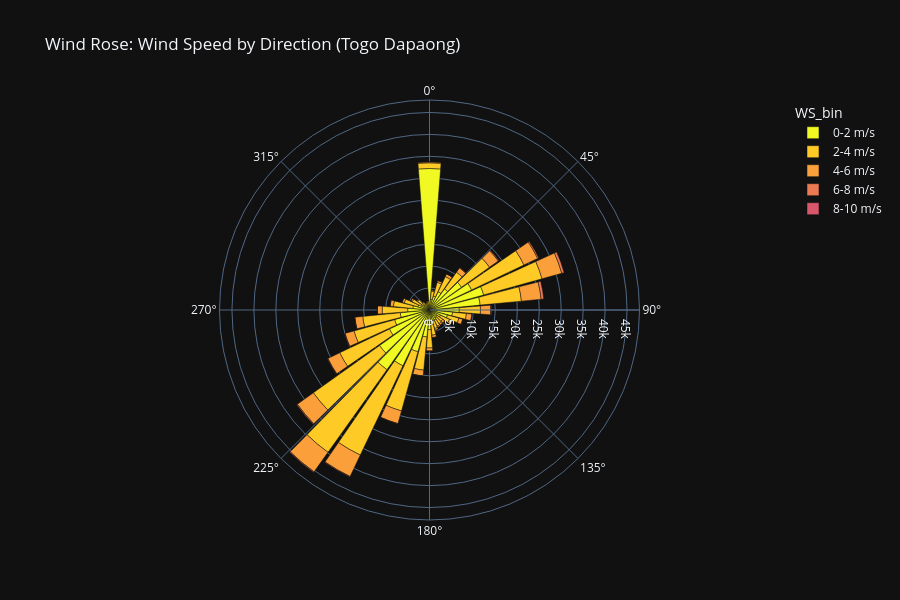

This figure's notebook cell:
### Markdown cell above
### 7. Wind Rose

### Code cell
import plotly.express as px
# Create wind speed bins
bins = [0, 2, 4, 6, 8, 10]
labels = ['0-2 m/s', '2-4 m/s', '4-6 m/s', '6-8 m/s', '8-10 m/s']
df_clean['WS_bin'] = pd.cut(df_clean['WS'], bins=bins, labels=labels, include_lowest=True)

# Round wind direction to nearest 10° for cleaner plot
df_clean['WD_rounded'] = (df_clean['WD'] // 10) * 10

# Count frequency
wind_data = df_clean.groupby(['WD_rounded', 'WS_bin']).size().reset_index(name='count')

# Create polar bar chart (wind rose)
fig = px.bar_polar(
    wind_data,
    r='count',
    theta='WD_rounded',
    color='WS_bin',
    template="plotly_dark",
    title='Wind Rose: Wind Speed by Direction (Togo Dapaong)',
    color_discrete_sequence=px.colors.sequential.Plasma_r
)

fig.update_layout(
    polar=dict(
        radialaxis=dict(visible=True),
        angularaxis=dict(direction="clockwise", period=360)
    ),
    showlegend=True,
    height=600
)

fig.show()

### Figure 1 — Plotly figure (JSON) as saved in the notebook; plotly's stock layout.template omitted (floating-point values rounded to 4 significant figures)
{"data": [{"hovertemplate": "WS_bin=0-2 m/s<br>count=%{r}<br>WD_rounded=%{theta}<extra></extra>", "legendgroup": "0-2 m/s", "marker": {"color": "#f0f921", "pattern": {"shape": ""}}, "name": "0-2 m/s", "r": [32233, 2430, 3264, 4585, 5901, 8961, 10623, 12813, 11592, 6789, 5271, 4249, 2770, 2046, 2224, 2504, 2604, 3293, 4474, 6173, 9866, 14076, 16702, 13970, 10099, 8244, 6689, 4975, 3813, 2758, 2046, 1580, 1177, 996, 1107, 1197, 6], "showlegend": true, "subplot": "polar", "theta": [0.0, 10.0, 20.0, 30.0, 40.0, 50.0, 60.0, 70.0, 80.0, 90.0, 100.0, 110.0, 120.0, 130.0, 140.0, 150.0, 160.0, 170.0, 180.0, 190.0, 200.0, 210.0, 220.0, 230.0, 240.0, 250.0, 260.0, 270.0, 280.0, 290.0, 300.0, 310.0, 320.0, 330.0, 340.0, 350.0, 360.0], "type": "barpolar"}, {"hovertemplate": "WS_bin=2-4 m/s<br>count=%{r}<br>WD_rounded=%{theta}<extra></extra>", "legendgroup": "2-4 m/s", "marker": {"color": "#fdca26", "pattern": {"shape": ""}}, "name": "2-4 m/s", "r": [1301, 1890, 3264, 3845, 4686, 7830, 13215, 13789, 9450, 4825, 3182, 2702, 2291, 1620, 1551, 1564, 1782, 2458, 4177, 7591, 14003, 22544, 23120, 18524, 12550, 9606, 8586, 5803, 4457, 3207, 2311, 1712, 1038, 695, 728, 806, 5], "showlegend": true, "subplot": "polar", "theta": [0.0, 10.0, 20.0, 30.0, 40.0, 50.0, 60.0, 70.0, 80.0, 90.0, 100.0, 110.0, 120.0, 130.0, 140.0, 150.0, 160.0, 170.0, 180.0, 190.0, 200.0, 210.0, 220.0, 230.0, 240.0, 250.0, 260.0, 270.0, 280.0, 290.0, 300.0, 310.0, 320.0, 330.0, 340.0, 350.0, 360.0], "type": "barpolar"}, {"hovertemplate": "WS_bin=4-6 m/s<br>count=%{r}<br>WD_rounded=%{theta}<extra></extra>", "legendgroup": "4-6 m/s", "marker": {"color": "#fb9f3a", "pattern": {"shape": ""}}, "name": "4-6 m/s", "r": [219, 285, 439, 648, 1195, 2445, 3468, 4671, 4509, 2305, 1248, 907, 774, 576, 435, 348, 440, 569, 694, 1339, 2990, 5398, 5467, 4483, 2992, 2121, 1804, 1088, 753, 494, 342, 271, 164, 107, 137, 173, 1], "showlegend": true, "subplot": "polar", "theta": [0.0, 10.0, 20.0, 30.0, 40.0, 50.0, 60.0, 70.0, 80.0, 90.0, 100.0, 110.0, 120.0, 130.0, 140.0, 150.0, 160.0, 170.0, 180.0, 190.0, 200.0, 210.0, 220.0, 230.0, 240.0, 250.0, 260.0, 270.0, 280.0, 290.0, 300.0, 310.0, 320.0, 330.0, 340.0, 350.0, 360.0], "type": "barpolar"}, {"hovertemplate": "WS_bin=6-8 m/s<br>count=%{r}<br>WD_rounded=%{theta}<extra></extra>", "legendgroup": "6-8 m/s", "marker": {"color": "#ed7953", "pattern": {"shape": ""}}, "name": "6-8 m/s", "r": [21, 14, 20, 39, 76, 176, 267, 556, 595, 194, 65, 54, 62, 63, 31, 29, 30, 24, 20, 23, 66, 121, 156, 177, 111, 50, 47, 25, 24, 27, 18, 20, 11, 8, 9, 13, 0], "showlegend": true, "subplot": "polar", "theta": [0.0, 10.0, 20.0, 30.0, 40.0, 50.0, 60.0, 70.0, 80.0, 90.0, 100.0, 110.0, 120.0, 130.0, 140.0, 150.0, 160.0, 170.0, 180.0, 190.0, 200.0, 210.0, 220.0, 230.0, 240.0, 250.0, 260.0, 270.0, 280.0, 290.0, 300.0, 310.0, 320.0, 330.0, 340.0, 350.0, 360.0], "type": "barpolar"}, {"hovertemplate": "WS_bin=8-10 m/s<br>count=%{r}<br>WD_rounded=%{theta}<extra></extra>", "legendgroup": "8-10 m/s", "marker": {"color": "#d8576b", "pattern": {"shape": ""}}, "name": "8-10 m/s", "r": [0, 0, 0, 0, 0, 0, 0, 0, 0, 0, 0, 0, 0, 0, 0, 0, 0, 0, 0, 0, 0, 0, 0, 0, 0, 0, 0, 0, 0, 0, 0, 0, 0, 0, 0, 0, 0], "showlegend": true, "subplot": "polar", "theta": [0.0, 10.0, 20.0, 30.0, 40.0, 50.0, 60.0, 70.0, 80.0, 90.0, 100.0, 110.0, 120.0, 130.0, 140.0, 150.0, 160.0, 170.0, 180.0, 190.0, 200.0, 210.0, 220.0, 230.0, 240.0, 250.0, 260.0, 270.0, 280.0, 290.0, 300.0, 310.0, 320.0, 330.0, 340.0, 350.0, 360.0], "type": "barpolar"}], "layout": {"barmode": "relative", "height": 600, "legend": {"title": {"text": "WS_bin"}, "tracegroupgap": 0}, "polar": {"angularaxis": {"direction": "clockwise", "period": 360, "rotation": 90}, "domain": {"x": [0, 1], "y": [0, 1]}, "radialaxis": {"visible": true}}, "showlegend": true, "title": {"text": "Wind Rose: Wind Speed by Direction (Togo Dapaong)"}}}
